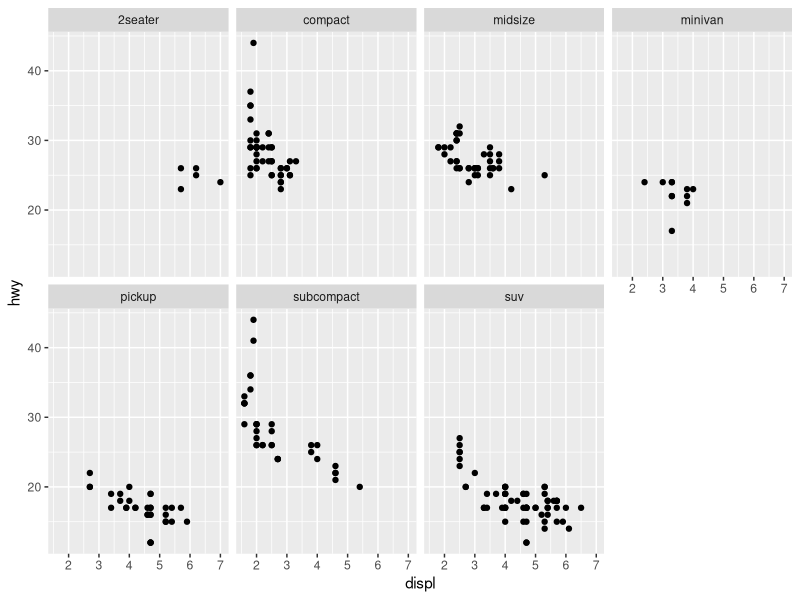
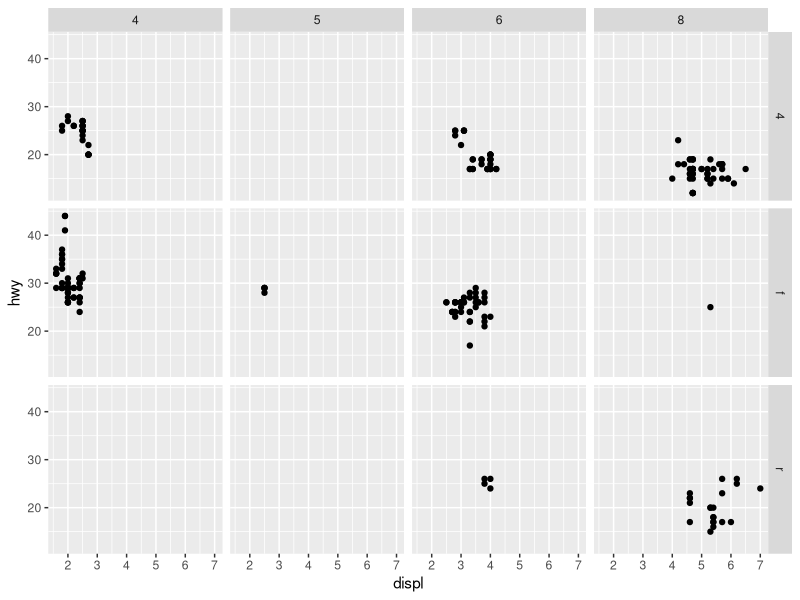
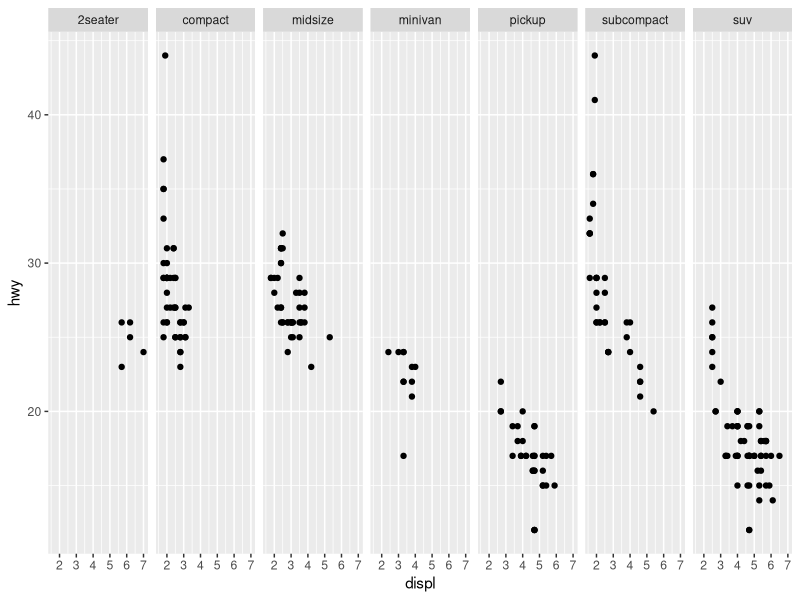
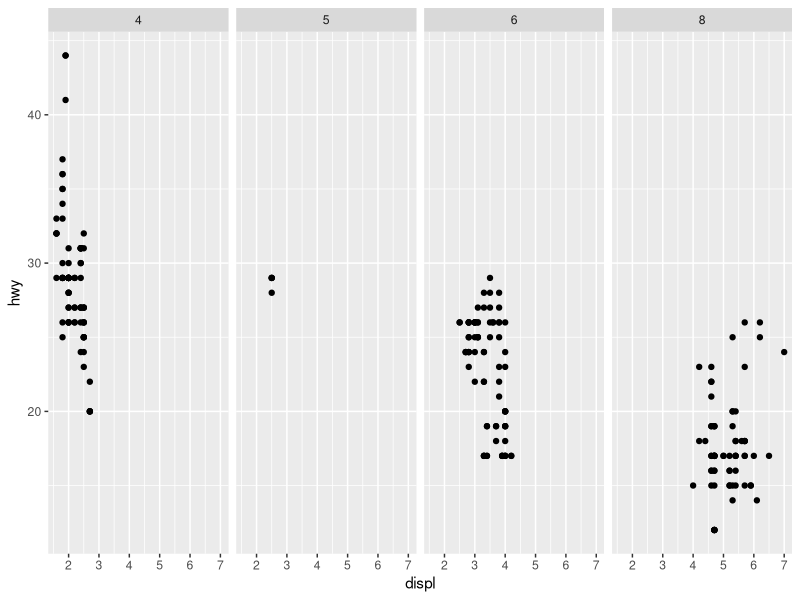
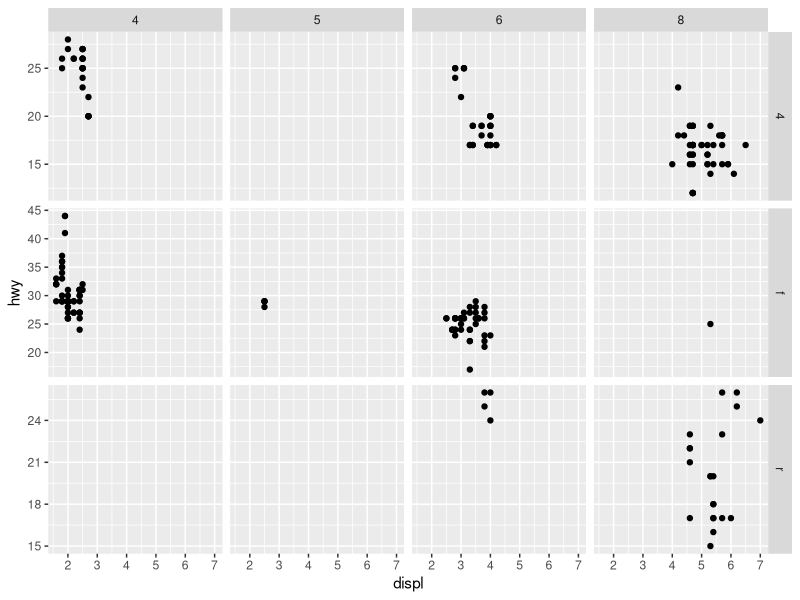
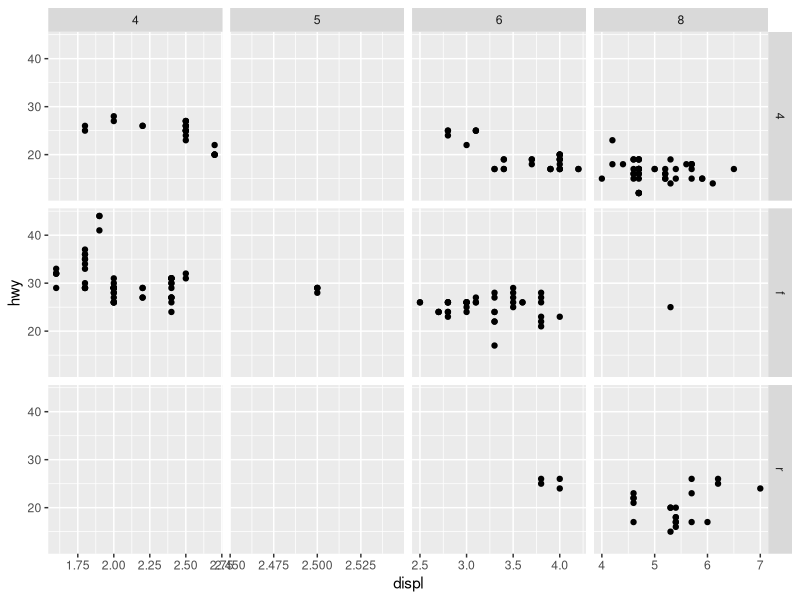
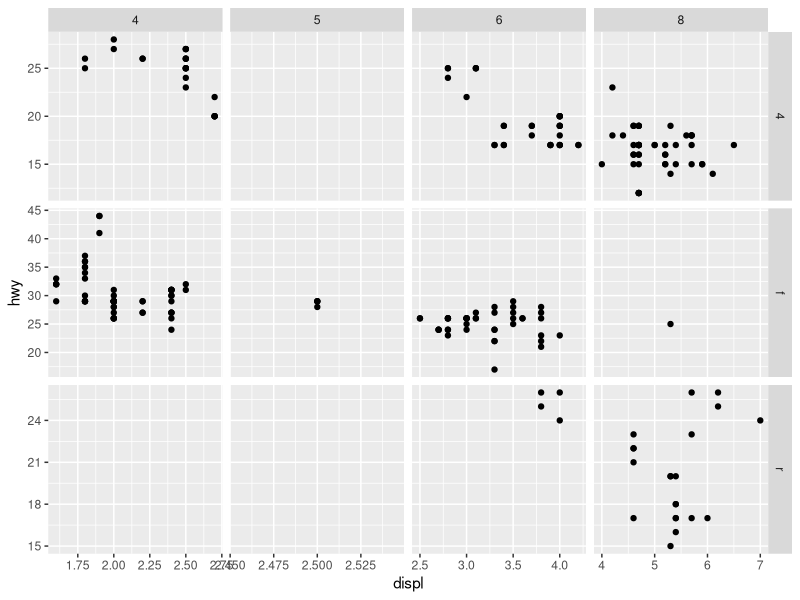
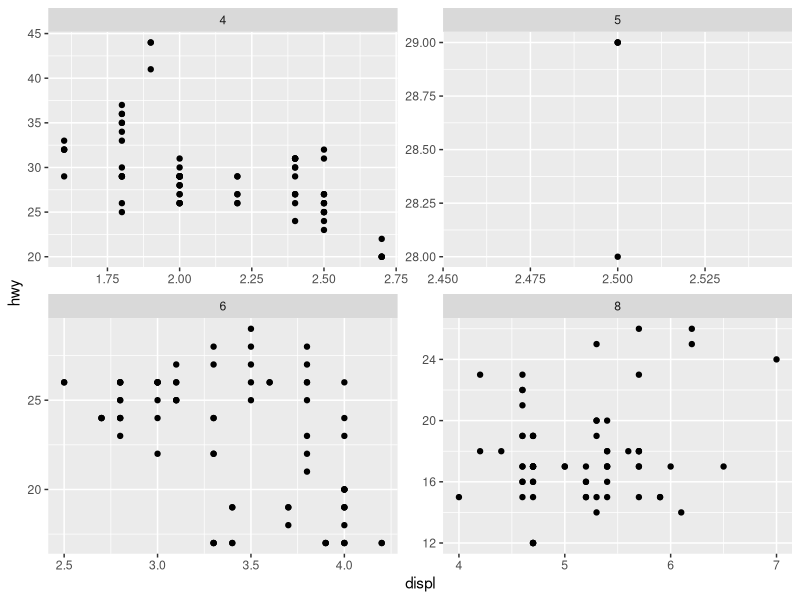

Source code (R) for these figures, in order: (Note: this script raises an error after producing the figures.)
## ---- chunk 1
knitr::opts_chunk$set(echo = TRUE)
## ---- chunk 2
library(tidyverse)
library(here)
## ---- chunk 3
ggplot(data = mpg) +
  geom_point(mapping = aes(x = displ, y = hwy)) +
  facet_wrap("class", nrow = 2)
## ---- chunk 4
ggplot(data = mpg) +
  geom_point(mapping = aes(x = displ, y = hwy)) +
  facet_grid(drv ~ cyl)
## ---- chunk 5
ggplot(data = mpg) +
  geom_point(mapping = aes(x = displ, y = hwy)) +
  facet_grid( ~ class)
## ---- chunk 6
ggplot(data = mpg) +
  geom_point(mapping = aes(x = displ, y = hwy)) +
  facet_grid(.~ cyl)
## ---- chunk 7
ggplot(data = mpg) +
  geom_point(mapping = aes(x = displ, y = hwy)) +
  facet_grid(drv ~ cyl, scales = "free_y")
## ---- chunk 8
ggplot(data = mpg) +
  geom_point(mapping = aes(x = displ, y = hwy)) +
  facet_grid(drv ~ cyl, scales = "free_x")
## ---- chunk 9
ggplot(data = mpg) +
  geom_point(mapping = aes(x = displ, y = hwy)) +
  facet_grid(drv ~ cyl, scales = "free")
## ---- chunk 10
ggplot(data = mpg) +
  geom_point(mapping = aes(x = displ, y = hwy)) +
  facet_wrap(~ cyl, scale = "free")
## ---- chunk 11
mpg
## ---- chunk 12
ggplot(data = mpg) +
  geom_point(mapping = aes(x = cyl, y = hwy)) +
  facet_wrap(~ displ)
## ---- chunk 13
ggplot(data = mpg) + 
  geom_point(mapping = aes(x = displ, y = hwy)) +
  facet_grid(drv ~ cyl)
## ---- chunk 14
ggplot(data = mpg) + 
  geom_point(mapping = aes(x = drv, y = cyl))
## ---- chunk 15
ggplot(data = mpg) + 
  geom_point(mapping = aes(x = displ, y = hwy)) +
  facet_grid(drv ~ .)

ggplot(data = mpg) + 
  geom_point(mapping = aes(x = displ, y = hwy)) +
  facet_grid(. ~ cyl)
## ---- chunk 16
?facet_wrap
## ---- chunk 17
ggplot(data = mpg) + 
  geom_point(mapping = aes(x = displ, y = hwy)) +
  facet_wrap(~ cyl, nrow = 2, ncol = 3)
## ---- chunk 18
ggplot(data = mpg) + 
  geom_point(mapping = aes(x = displ, y = hwy))
## ---- chunk 19
ggplot(data = mpg) + 
  geom_smooth(mapping = aes(x = displ, y = hwy))
## ---- chunk 20
ggplot(data = mpg) + 
  geom_point(mapping = aes(x = displ, y = hwy)) +
  geom_smooth(mapping = aes(x = displ, y = hwy))
## ---- chunk 21
ggplot(data = mpg) + 
  geom_smooth(mapping = aes(x = displ, y = hwy, linetype = drv))
## ---- chunk 22
gg2 <- lsf.str("package:ggplot2")
gg2[grep("^geom", gg2)]
## ---- chunk 23
ggplot(data = mpg) +
  geom_smooth(mapping = aes(x = displ, y = hwy, group = drv)) +
  labs(caption = "Note that in case of the 'group' aesthetic ggplot2 does not add a legend or\ndistinguishing features to the geoms. ")
## ---- chunk 24
ggplot(data = mpg) +
  geom_smooth(mapping = aes(x = displ, y = hwy, color = drv))
## ---- chunk 25
ggplot(data = mpg) +
  geom_smooth(mapping = aes(x = displ, 
                            y = hwy, 
                            color = drv),
              show.legend = FALSE)
## ---- chunk 26
ggplot(data = mpg) +
  geom_smooth(mapping = aes(x = displ, 
                            y = hwy, 
                            color = drv),
              show.legend = FALSE,
              method = "lm")
## ---- chunk 27
ggplot(data = mpg) +
  geom_smooth(mapping = aes(x = displ, 
                            y = hwy, 
                            color = drv),
              show.legend = FALSE,
              method = "lm", 
              se = FALSE)
## ---- chunk 28
ggplot(data = mpg) +
  geom_point(mapping = aes(x = displ, y = hwy)) +
  geom_smooth(mapping = aes(x = displ, y = hwy))
## ---- chunk 29
ggplot(data = mpg, mapping = aes(x = displ, y = hwy)) +
  geom_point() +
  geom_smooth()
## ---- chunk 30
ggplot(data = mpg, mapping = aes(x = displ, y = hwy)) +
  geom_point() +
  geom_smooth(aes(linetype = drv))
## ---- chunk 31
ggplot(data = mpg, mapping = aes(x = displ, y = hwy)) +
  geom_point(mapping = aes(color = class)) +
  geom_smooth()
## ---- chunk 32
ggplot(mpg, aes(displ, hwy)) +
  geom_point(aes(color = class)) +
  geom_smooth()
## ---- chunk 33
ggplot(aes(displ, hwy)) +
  geom_point(mpg, aes(color = class)) +
  geom_smooth(mpg)
## ---- chunk 34
subcompact <- filter(mpg, class == "subcompact")
subcompact # thgis line prints out dataset
ggplot(data = mpg, aes(displ, hwy)) +
  geom_point(aes(color = class)) +
  geom_smooth(data = subcompact)
## ---- chunk 35
ggplot(data = mpg, mapping = aes(x = displ, y = hwy, fill = drv)) + 
  geom_boxplot() 
## ---- chunk 36
ggplot(data = mpg, mapping = aes(x = drv, y = hwy, fill = drv)) + 
  geom_boxplot() 
## ---- chunk 37
ggplot(data = mpg, mapping = aes(x = displ, y = hwy, color = drv)) + 
  geom_point() + 
  geom_smooth(se = FALSE)
## ---- chunk 38
ggplot(data = mpg, mapping = aes(x = displ, y = hwy)) + 
  geom_point() + 
  geom_smooth()

ggplot() + 
  geom_point(data = mpg, mapping = aes(x = displ, y = hwy)) + 
  geom_smooth(data = mpg, mapping = aes(x = displ, y = hwy))
## ---- chunk 39
diamonds
## ---- chunk 40
ggplot(data = diamonds) + 
  geom_bar(mapping = aes(x = cut))
## ---- chunk 41
ggplot(data = diamonds) + 
  geom_bar(mapping = aes(x = cut), stat = "count")
## ---- chunk 42
diamonds
## ---- chunk 43
ggplot(data = diamonds) + 
  stat_count(mapping = aes(x = cut), geom = "point")
## ---- chunk 44
diamonds_summarised <- diamonds %>% 
  group_by(cut) %>% 
  count()
diamonds_summarised
## ---- chunk 45
ggplot(data = diamonds_summarised) +
  geom_bar(aes(x = cut, y = n), stat = "identity")
## ---- chunk 46
ggplot(data = diamonds_summarised) + 
  geom_col(mapping = aes(x = cut, y =  n))
## ---- chunk 47
ggplot(data = diamonds) +
  geom_bar(aes(x = cut, y = ..prop.., group = 1))
## ---- chunk 48
ggplot(data = diamonds) +
  geom_bar(aes(x = reorder(cut, desc(cut)), y = ..count.. / sum(..count..), group = 1))
## ---- chunk 49
ggplot(data = diamonds) + 
  stat_summary(
    mapping = aes(x = cut, y = depth),
    fun.ymin = min,
    fun.ymax = max,
    fun.y = median
  )
## ---- chunk 50
ggplot(data = diamonds) + 
  stat_summary(
    mapping = aes(x = cut, y = depth),
    fun.data = mean_se
  )
## ---- chunk 51
ggplot(data = diamonds) + 
  stat_count(mapping = aes(x = cut, fill = cut))
## ---- chunk 52
ggplot(data = diamonds) + 
  stat_count(mapping = aes(x = cut, fill = clarity))
## ---- chunk 53
ggplot(data = diamonds) + 
  stat_count(mapping = aes(x = cut, fill = clarity), position = "identity")
## ---- chunk 54
ggplot(data = diamonds) + 
  geom_bar(mapping = aes(x = cut, fill = clarity), position = "fill")
## ---- chunk 55
ggplot(data = diamonds) + 
  geom_bar(mapping = aes(x = cut, fill = clarity), position = "dodge")
## ---- chunk 56
ggplot(data = diamonds) + 
  geom_bar(mapping = aes(x = cut, fill = clarity), 
           position = position_dodge(width = 0.8))
## ---- chunk 57
ggplot(data = mpg) +
  geom_point(mapping = aes(x = displ, y = hwy), position = "jitter")
## ---- chunk 58
ggplot(data = mpg, mapping = aes(x = cty, y = hwy)) + 
  geom_point(position = "jitter")
## ---- chunk 59
ggplot(data = mpg, mapping = aes(x = cty, y = hwy)) + 
  geom_jitter(width = 3, height = 3)
## ---- chunk 60
ggplot(data = mpg) + 
  geom_boxplot(aes(class, hwy, fill = drv)) 
                
## ---- chunk 61
ggplot(data = mpg, mapping = aes(x = class, y = hwy)) + 
  geom_boxplot()
## ---- chunk 62
ggplot(data = mpg, mapping = aes(x = class, y = hwy)) + 
  geom_boxplot ()+
  coord_flip()
## ---- chunk 63
# You need to have sp package /install.packages("sp")/
est <- read_rds(here("data/gadm36_EST_0_sp.rds"))
## ---- chunk 64
ggplot(est, aes(long, lat, group = group)) +
  geom_polygon(fill = "white", color = "black") +
  labs(title = "Unadjusted (inappropriate) lat/lon ratio")
## ---- chunk 65
ggplot(est, aes(long, lat, group = group)) +
  geom_polygon(fill = "white", color = "black") +
  coord_quickmap() +
  labs(title = "Adjusted lat/lon aspect ratio")
## ---- chunk 66
ggplot(est, aes(long, lat, group = group)) +
  geom_polygon(fill = "white", color = "black") +
  coord_quickmap() +
  labs (title = "Estonia",
        x = "longitude",
        y = "latitude",
        caption = "map")
